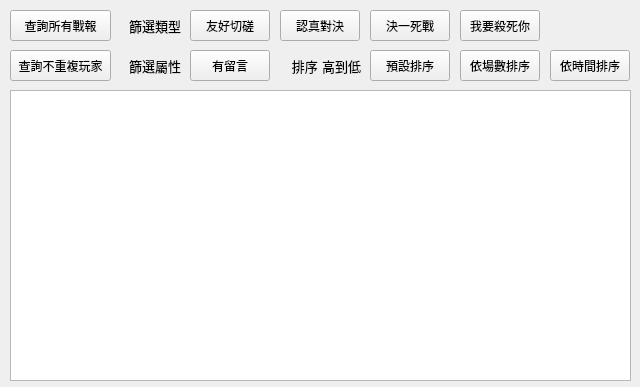
<?xml version="1.0" encoding="UTF-8"?>
<ui version="4.0">
 <class>MainWindow</class>
 <widget class="QMainWindow" name="MainWindow">
  <property name="geometry">
   <rect>
    <x>0</x>
    <y>0</y>
    <width>640</width>
    <height>387</height>
   </rect>
  </property>
  <property name="windowTitle">
   <string>歷史戰報閱讀器</string>
  </property>
  <widget class="QWidget" name="centralwidget">
   <widget class="QPushButton" name="readDistinctButton">
    <property name="geometry">
     <rect>
      <x>10</x>
      <y>50</y>
      <width>101</width>
      <height>31</height>
     </rect>
    </property>
    <property name="text">
     <string>查詢不重複玩家</string>
    </property>
   </widget>
   <widget class="QTableWidget" name="tableWidget">
    <property name="geometry">
     <rect>
      <x>10</x>
      <y>90</y>
      <width>621</width>
      <height>291</height>
     </rect>
    </property>
   </widget>
   <widget class="QPushButton" name="readType1Button">
    <property name="geometry">
     <rect>
      <x>280</x>
      <y>10</y>
      <width>80</width>
      <height>31</height>
     </rect>
    </property>
    <property name="text">
     <string>認真對決</string>
    </property>
   </widget>
   <widget class="QPushButton" name="readType2Button">
    <property name="geometry">
     <rect>
      <x>370</x>
      <y>10</y>
      <width>80</width>
      <height>31</height>
     </rect>
    </property>
    <property name="text">
     <string>決一死戰</string>
    </property>
   </widget>
   <widget class="QPushButton" name="readType3Button">
    <property name="geometry">
     <rect>
      <x>460</x>
      <y>10</y>
      <width>80</width>
      <height>31</height>
     </rect>
    </property>
    <property name="text">
     <string>我要殺死你</string>
    </property>
   </widget>
   <widget class="QPushButton" name="readAllButton">
    <property name="geometry">
     <rect>
      <x>10</x>
      <y>10</y>
      <width>101</width>
      <height>31</height>
     </rect>
    </property>
    <property name="text">
     <string>查詢所有戰報</string>
    </property>
   </widget>
   <widget class="QPushButton" name="readHasShoutButton">
    <property name="geometry">
     <rect>
      <x>190</x>
      <y>50</y>
      <width>80</width>
      <height>31</height>
     </rect>
    </property>
    <property name="text">
     <string>有留言</string>
    </property>
   </widget>
   <widget class="QLabel" name="label_3">
    <property name="geometry">
     <rect>
      <x>120</x>
      <y>50</y>
      <width>61</width>
      <height>31</height>
     </rect>
    </property>
    <property name="font">
     <font>
      <family>DejaVu Sans</family>
      <pointsize>10</pointsize>
     </font>
    </property>
    <property name="layoutDirection">
     <enum>Qt::LeftToRight</enum>
    </property>
    <property name="text">
     <string>篩選屬性</string>
    </property>
    <property name="alignment">
     <set>Qt::AlignRight|Qt::AlignTrailing|Qt::AlignVCenter</set>
    </property>
   </widget>
   <widget class="QLabel" name="label_4">
    <property name="geometry">
     <rect>
      <x>120</x>
      <y>10</y>
      <width>61</width>
      <height>31</height>
     </rect>
    </property>
    <property name="font">
     <font>
      <family>DejaVu Sans</family>
      <pointsize>10</pointsize>
     </font>
    </property>
    <property name="layoutDirection">
     <enum>Qt::LeftToRight</enum>
    </property>
    <property name="text">
     <string>篩選類型</string>
    </property>
    <property name="alignment">
     <set>Qt::AlignRight|Qt::AlignTrailing|Qt::AlignVCenter</set>
    </property>
   </widget>
   <widget class="QPushButton" name="readType0Button">
    <property name="geometry">
     <rect>
      <x>190</x>
      <y>10</y>
      <width>80</width>
      <height>31</height>
     </rect>
    </property>
    <property name="text">
     <string>友好切磋</string>
    </property>
   </widget>
   <widget class="QLabel" name="label_5">
    <property name="geometry">
     <rect>
      <x>290</x>
      <y>50</y>
      <width>71</width>
      <height>31</height>
     </rect>
    </property>
    <property name="font">
     <font>
      <family>DejaVu Sans</family>
      <pointsize>10</pointsize>
     </font>
    </property>
    <property name="layoutDirection">
     <enum>Qt::LeftToRight</enum>
    </property>
    <property name="text">
     <string>排序 高到低</string>
    </property>
    <property name="alignment">
     <set>Qt::AlignRight|Qt::AlignTrailing|Qt::AlignVCenter</set>
    </property>
   </widget>
   <widget class="QPushButton" name="sortByBattleCount">
    <property name="geometry">
     <rect>
      <x>460</x>
      <y>50</y>
      <width>80</width>
      <height>31</height>
     </rect>
    </property>
    <property name="text">
     <string>依場數排序</string>
    </property>
   </widget>
   <widget class="QPushButton" name="sortByTimestamp">
    <property name="geometry">
     <rect>
      <x>550</x>
      <y>50</y>
      <width>80</width>
      <height>31</height>
     </rect>
    </property>
    <property name="text">
     <string>依時間排序</string>
    </property>
   </widget>
   <widget class="QPushButton" name="sortByBattleCount_2">
    <property name="geometry">
     <rect>
      <x>370</x>
      <y>50</y>
      <width>80</width>
      <height>31</height>
     </rect>
    </property>
    <property name="text">
     <string>預設排序</string>
    </property>
   </widget>
  </widget>
 </widget>
 <resources/>
 <connections/>
</ui>
